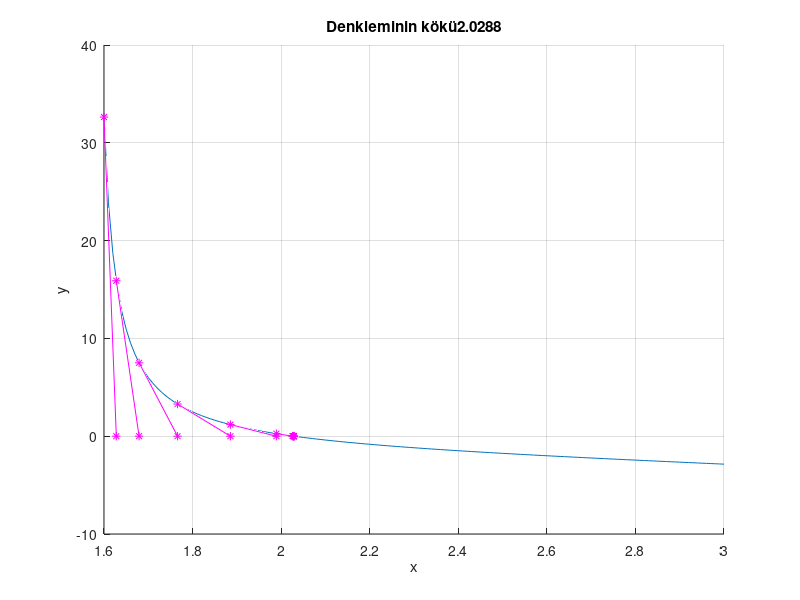

The MATLAB source for this figure:
function newton_rhapson%newton rhapson metodu
clc;clear all;clf;
a=1.6;b=3;%verilen aralıklara göre a ve b yazılmalıdır.
xx=[a:0.01:b];
y=f(xx);
it=1;
x(it)=a;
while abs(f(x(it)))>eps
    if abs(df(x(it)))<eps
        disp('Program fonksiyonun sıfır olmasından dolayı hesaplanamaz!')
        break;
    else
        line([x(it) x(it)-f(x(it))/df(x(it))],[f(x(it)) 0],[1 1],'Marker','*','LineStyle','-','Color','m');
        hold on;
        x(it+1)=x(it)-f(x(it))/df(x(it));
        it=it+1;
    end
end
plot(xx,y);
xlabel('x');
ylabel('y');
title(['Denkleminin kökü',num2str(x(it))])
grid on
fprintf("Denkleminin kökü %6.4f dir. İterasyon %6.4f dir.",x(it),it)
end

function y=f(x)
    y=tan(pi-x)-x;%verilen fonksiyon burada yazılmalıdır.
end

function y=df(x)
    y=-(1+(tan(pi-x)).^2)-1;%verilen fonksiyonun türevi burada yazılmalıdır.
end